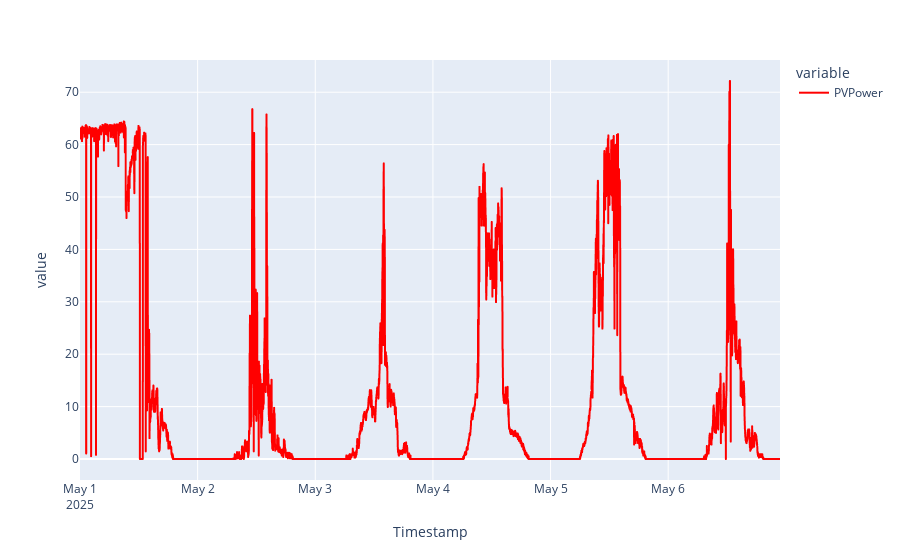

The code cell stored with this chart in its notebook:
### Code cell
fig = px.line(resampled_df, x=Timestamp, y=[PVPower])
fig.update_traces(line_color='#ff0000')
fig.show()
print("Maximum Power Generated for period was", max(resampled_df[PVPower]), "watts") 
print("Total Energy Generated for period was", sum(resampled_df[PVPower]) * SAMPLING_FREQUENCY, "Joules") 
print("Average Power Generated for period was", mean(resampled_df[PVPower]), "watts")

### Figure 1 — Plotly figure (JSON) as saved in the notebook; plotly's stock layout.template omitted (floating-point values rounded to 4 significant figures; data arrays with more than 128 entries replaced by an {"elided": "..."} marker saying what was removed)
{"data": [{"hovertemplate": "variable=PVPower<br>Timestamp=%{x}<br>value=%{y}<extra></extra>", "legendgroup": "PVPower", "line": {"color": "#ff0000", "dash": "solid"}, "marker": {"symbol": "circle"}, "mode": "lines", "name": "PVPower", "showlegend": true, "type": "scattergl", "x": {"elided": "7257 str values"}, "xaxis": "x", "y": {"elided": "7257 float values"}, "yaxis": "y"}], "layout": {"legend": {"title": {"text": "variable"}, "tracegroupgap": 0}, "margin": {"t": 60}, "xaxis": {"anchor": "y", "domain": [0, 1], "title": {"text": "Timestamp"}}, "yaxis": {"anchor": "x", "domain": [0, 1], "title": {"text": "value"}}}}
